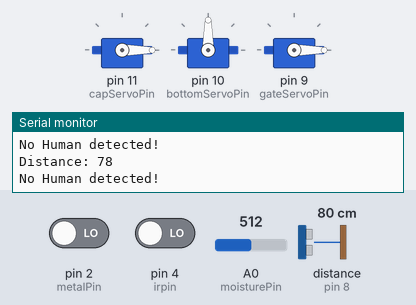
A sketch run on a simulated Arduino Uno, built with avr-gcc and run on an emulated ATmega328P. Parts: 3 × servo, the last lines printed to the serial monitor. Wiring (inferred from the names in the program): ultrasonic range finder: trigger pin 7; echo pin 8. Inputs (shaded band) come from the test bench; at power-on: distance to the obstacle (sensor on pin 8) 80 cm, pin 2 (metalPin) LOW, pin 4 (irpin) LOW, A0 (moisturePin) = 512. The echo pulse lasts 58.3 µs per cm.

Above: at 1.3 s.
1.4 s: distance to the obstacle (sensor on pin 8) set to 13 cm
2.9 s: distance to the obstacle (sensor on pin 8) set to 10 cm
At 4.2 s:
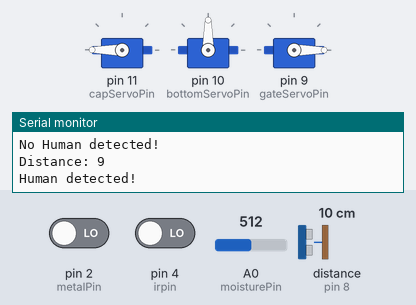
At 8.5 s:
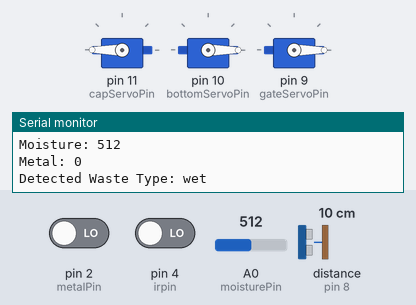
Timing chart, 0 to 38.5 s (numbered marks = the images above; inputs shaded):
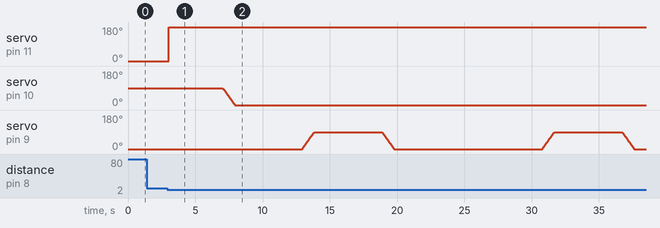

Measured:
- the behaviour switches between 12 and 11 cm on distance to the obstacle (sensor on pin 8) (found by bisection; images 0 and 1)

The sketch:

enviroguard.ino
```cpp
#include <Servo.h>

// Servo objects

Servo capServo;

Servo bottomServo;

Servo gateServo;

// Pin Definitions

const int capServoPin = 11;

const int bottomServoPin = 10;

const int gateServoPin = 9;

const int trigPin = 7;

const int echoPin = 8;

const int moisturePin = A0;

const int metalPin = 2;

const int irpin = 4;

// Thresholds

const int distanceThreshold = 10;

const int moistureThreshold = 750;

bool waste_flag = false;

long duration;

int distance;

void setup() {

Serial.begin(9600);

capServo.attach(capServoPin);

bottomServo.attach(bottomServoPin);

gateServo.attach(gateServoPin);
pinMode(trigPin, OUTPUT);

pinMode(echoPin, INPUT);

pinMode(metalPin, INPUT);

pinMode(irpin, INPUT);

capServo.write(0); // Cap closed

bottomServo.write(90); // Default bin

gateServo.write(0); // Gate closed

Serial.println("System ready...");

}

void loop() {

distance = getDistance();

Serial.print("Distance: ");

Serial.println(distance);

if (distance <= distanceThreshold) {

Serial.println("Human detected!");

capServo.write(180);

delay(4000);

//capServo.write(0);

//delay(1000);

int irVal = digitalRead(irpin);

int moistureVal = analogRead(moisturePin);

int metalVal = digitalRead(metalPin);
Serial.print("Moisture: ");

Serial.println(moistureVal);

Serial.print("Metal: ");

Serial.println(metalVal);

String wasteType = "none";

bool waste_flag = false;

if (irVal == LOW) { // IR detected waste (assuming active LOW)

if (moistureVal < moistureThreshold) {

wasteType = "wet";

rotateBottomServo(0);

waste_flag = true;

} else if (metalVal == 1) {

wasteType = "metal";

rotateBottomServo(180);

waste_flag = true;

} else {

wasteType = "dry";

rotateBottomServo(90);

waste_flag = true;

}

} else {

Serial.println("IR: No waste detected.");

}

Serial.print("Detected Waste Type: ");

Serial.println(wasteType);

if (waste_flag == true) {

delay(5000);

rotateGateServo(90);

delay(5000);

rotateGateServo(0);

//waste_flag = false;
//delay(3000);

}

delay(2000);

} else {

Serial.println("No Human detected!");

capServo.write(0);

delay(500);

}

}

// Get distance from ultrasonic sensor

int getDistance() {

digitalWrite(trigPin, LOW);

delayMicroseconds(2);

digitalWrite(trigPin, HIGH);

delayMicroseconds(10);

digitalWrite(trigPin, LOW);

duration = pulseIn(echoPin, HIGH);

return duration * 0.034 / 2;

}

// Smooth servo movement for platform

void rotateBottomServo(int targetPos) {

int currentPos = bottomServo.read();

if (currentPos < targetPos) {

for (int pos = currentPos; pos <= targetPos; pos++) {

bottomServo.write(pos);

delay(10);

}

} else {

for (int pos = currentPos; pos >= targetPos; pos--) {

bottomServo.write(pos);

delay(10);
}

}

}

// Smooth servo movement for gate

void rotateGateServo(int targetPos) {

int currentPos = gateServo.read();

if (currentPos < targetPos) {

for (int pos = currentPos; pos <= targetPos; pos++) {

gateServo.write(pos);

delay(10);

}

} else {

for (int pos = currentPos; pos >= targetPos; pos--) {

gateServo.write(pos);

delay(10);

}

}

}
```
